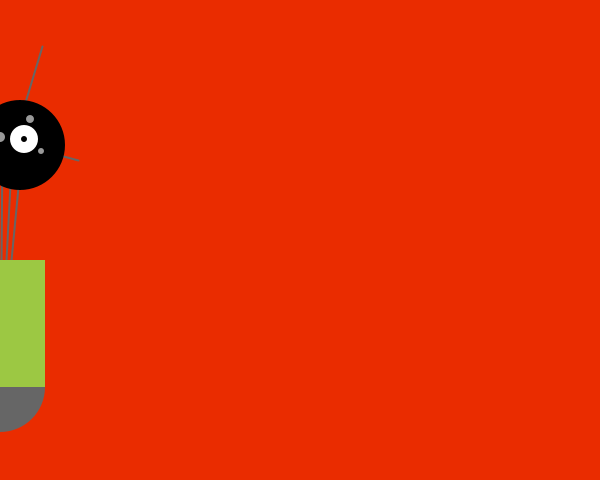
Frame 1 (no input)
Frame 60 (the mouse pressed at the canvas centre just before this capture): identical to frame 1, image omitted
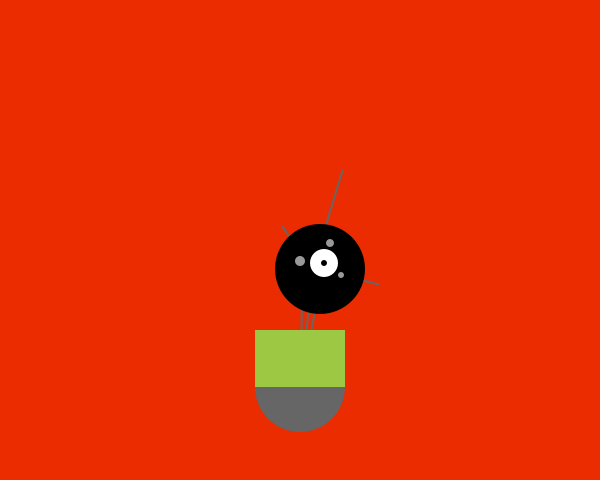
Frame 120 (the mouse held since frame 60 and released just before this capture)

The Processing sketch that drew these frames (run headless with seeded random() and noise(); from frame 60 on, the mouse is pressed at the canvas centre):

// Processing sketch: processing_161777
// ── processing_161777.pde

int x = 60;          //X coordinate
int y= 420;          //Y coordinate
int bodyHeight = 110;  //Body Height
int neckHeight = 140;  //Neck Height
int radius = 45;  //Head Radius
int ny = y - bodyHeight - neckHeight - radius; //Neck Y

float easing = 1;

void setup() {
size(600,480);
smooth();
strokeWeight(2);
background(204);
ellipseMode(RADIUS);
}

// Movement
void draw() {
  
  int targetX = mouseX;
  x += (targetX - x) * easing;

  
  if (mousePressed) {
    neckHeight = 16;
    bodyHeight = 90;
  } else {
    neckHeight = 70;
    bodyHeight = 160;
  }
  
  float ny = y - bodyHeight - neckHeight - radius;
  
  background(234,44,0);
  

//Neck
stroke(102);
line(x+1, y-bodyHeight,x+2,ny);
line(x+6,y-bodyHeight,x+12,ny);
line(x+11,y-bodyHeight,x+22,ny);
//Antenna
line(x+12,ny,x-18,ny-43);
line(x+12,ny,x+42,ny-99);
line(x+22,ny,x+78,ny+15);
//Body
noStroke();
fill(102);
ellipse(x,y-33,45,45);
fill(156,200,67);
rect(x-45,y-bodyHeight,90,bodyHeight-33);
//Head
fill(0);
ellipse(x+20,ny,radius,radius);
fill(255);
ellipse(x+24,ny-6,14,14);
fill(0);
ellipse(x+24,ny-6,3,3);
fill(153);
ellipse(x,ny-8,5,5);
ellipse(x+30,ny-26,4,4);
ellipse(x+41,ny+6,3,3); }
